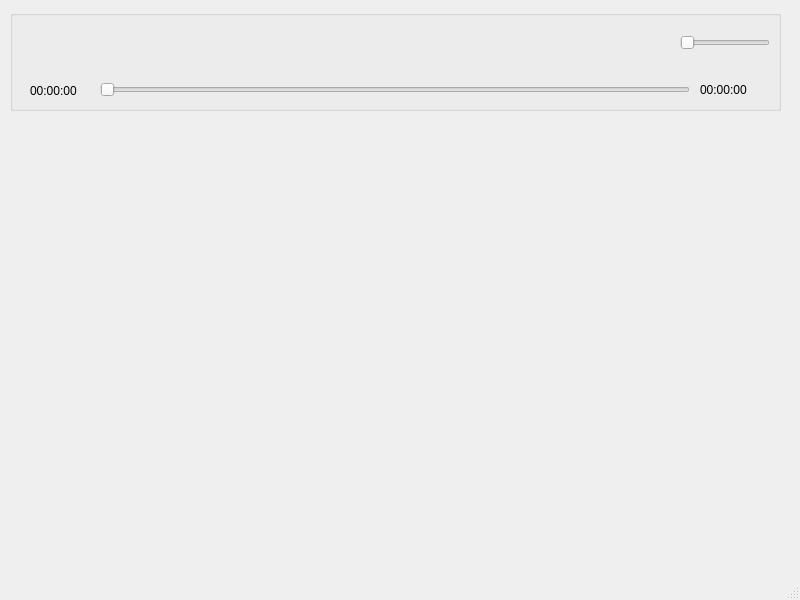
<?xml version="1.0" encoding="UTF-8"?>
<ui version="4.0">
 <class>MainWindow</class>
 <widget class="QMainWindow" name="MUZIK">
  <property name="geometry">
   <rect>
    <x>0</x>
    <y>0</y>
    <width>800</width>
    <height>600</height>
   </rect>
  </property>
  <property name="windowTitle">
   <string>MUZIK</string>
  </property>
  <widget class="QWidget" name="centralwidget">
   <widget class="QGroupBox" name="groupBox">
    <property name="geometry">
     <rect>
      <x>10</x>
      <y>10</y>
      <width>771</width>
      <height>101</height>
     </rect>
    </property>
    <property name="title">
     <string/>
    </property>
    <widget class="QPushButton" name="pBtnPrev">
     <property name="geometry">
      <rect>
       <x>270</x>
       <y>10</y>
       <width>50</width>
       <height>50</height>
      </rect>
     </property>
     <property name="toolTip">
      <string>Previous</string>
     </property>
     <property name="text">
      <string/>
     </property>
     <property name="icon">
      <iconset>
       <normaloff>../resource/icon/previous.png</normaloff>../resource/icon/previous.png</iconset>
     </property>
     <property name="iconSize">
      <size>
       <width>45</width>
       <height>45</height>
      </size>
     </property>
     <property name="shortcut">
      <string>Ctrl+Left</string>
     </property>
     <property name="flat">
      <bool>true</bool>
     </property>
    </widget>
    <widget class="QPushButton" name="pBtnPlay">
     <property name="geometry">
      <rect>
       <x>330</x>
       <y>10</y>
       <width>50</width>
       <height>50</height>
      </rect>
     </property>
     <property name="toolTip">
      <string>Play</string>
     </property>
     <property name="text">
      <string/>
     </property>
     <property name="icon">
      <iconset>
       <normaloff>../resource/icon/play.png</normaloff>../resource/icon/play.png</iconset>
     </property>
     <property name="iconSize">
      <size>
       <width>50</width>
       <height>50</height>
      </size>
     </property>
     <property name="shortcut">
      <string>Space</string>
     </property>
     <property name="flat">
      <bool>true</bool>
     </property>
    </widget>
    <widget class="QPushButton" name="pBtnNext">
     <property name="geometry">
      <rect>
       <x>390</x>
       <y>10</y>
       <width>50</width>
       <height>50</height>
      </rect>
     </property>
     <property name="toolTip">
      <string>Next</string>
     </property>
     <property name="text">
      <string/>
     </property>
     <property name="icon">
      <iconset>
       <normaloff>../resource/icon/next.png</normaloff>../resource/icon/next.png</iconset>
     </property>
     <property name="iconSize">
      <size>
       <width>45</width>
       <height>45</height>
      </size>
     </property>
     <property name="shortcut">
      <string>Ctrl+Right</string>
     </property>
     <property name="flat">
      <bool>true</bool>
     </property>
    </widget>
    <widget class="QPushButton" name="pBtnPlayMode">
     <property name="geometry">
      <rect>
       <x>450</x>
       <y>10</y>
       <width>50</width>
       <height>50</height>
      </rect>
     </property>
     <property name="toolTip">
      <string>Order</string>
     </property>
     <property name="text">
      <string/>
     </property>
     <property name="icon">
      <iconset>
       <normaloff>../resource/icon/order.png</normaloff>../resource/icon/order.png</iconset>
     </property>
     <property name="iconSize">
      <size>
       <width>25</width>
       <height>25</height>
      </size>
     </property>
     <property name="shortcut">
      <string>Ctrl+Right</string>
     </property>
     <property name="flat">
      <bool>true</bool>
     </property>
    </widget>
    <widget class="QLabel" name="labelNow">
     <property name="geometry">
      <rect>
       <x>20</x>
       <y>70</y>
       <width>61</width>
       <height>21</height>
      </rect>
     </property>
     <property name="text">
      <string>00:00:00</string>
     </property>
    </widget>
    <widget class="QLabel" name="labelDuration">
     <property name="geometry">
      <rect>
       <x>690</x>
       <y>70</y>
       <width>61</width>
       <height>20</height>
      </rect>
     </property>
     <property name="text">
      <string>00:00:00</string>
     </property>
    </widget>
    <widget class="QSlider" name="horizontalSliderPlayProgress">
     <property name="geometry">
      <rect>
       <x>90</x>
       <y>70</y>
       <width>590</width>
       <height>20</height>
      </rect>
     </property>
     <property name="orientation">
      <enum>Qt::Horizontal</enum>
     </property>
    </widget>
    <widget class="QSlider" name="horizontalSliderVolume">
     <property name="geometry">
      <rect>
       <x>670</x>
       <y>18</y>
       <width>90</width>
       <height>30</height>
      </rect>
     </property>
     <property name="maximum">
      <number>100</number>
     </property>
     <property name="orientation">
      <enum>Qt::Horizontal</enum>
     </property>
    </widget>
    <widget class="QPushButton" name="pBtnVolume">
     <property name="geometry">
      <rect>
       <x>640</x>
       <y>20</y>
       <width>25</width>
       <height>25</height>
      </rect>
     </property>
     <property name="toolTip">
      <string>Mute On/Off</string>
     </property>
     <property name="text">
      <string/>
     </property>
     <property name="icon">
      <iconset>
       <normaloff>../resource/icon/volume.png</normaloff>../resource/icon/volume.png</iconset>
     </property>
     <property name="iconSize">
      <size>
       <width>25</width>
       <height>25</height>
      </size>
     </property>
     <property name="flat">
      <bool>true</bool>
     </property>
    </widget>
    <widget class="QPushButton" name="pBtnPlaylist">
     <property name="geometry">
      <rect>
       <x>10</x>
       <y>10</y>
       <width>50</width>
       <height>50</height>
      </rect>
     </property>
     <property name="toolTip">
      <string>Playlist</string>
     </property>
     <property name="text">
      <string/>
     </property>
     <property name="icon">
      <iconset>
       <normaloff>../resource/icon/list.png</normaloff>../resource/icon/list.png</iconset>
     </property>
     <property name="iconSize">
      <size>
       <width>30</width>
       <height>30</height>
      </size>
     </property>
     <property name="flat">
      <bool>true</bool>
     </property>
    </widget>
   </widget>
  </widget>
  <widget class="QMenuBar" name="menubar">
   <property name="geometry">
    <rect>
     <x>0</x>
     <y>0</y>
     <width>800</width>
     <height>22</height>
    </rect>
   </property>
  </widget>
  <widget class="QStatusBar" name="statusbar"/>
 </widget>
 <resources/>
 <connections/>
</ui>
